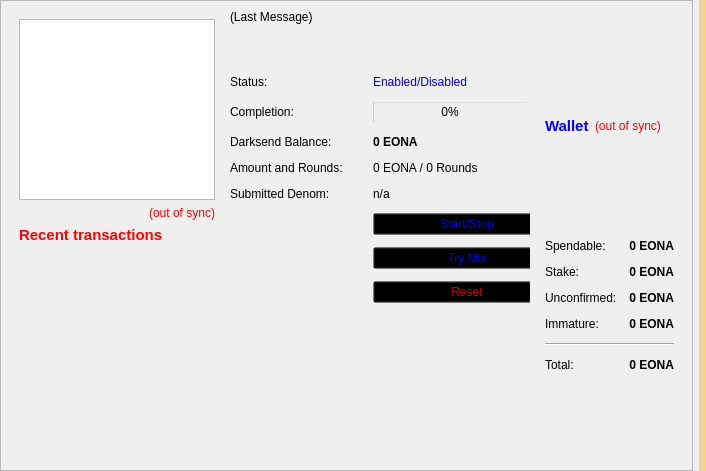
<?xml version="1.0" encoding="UTF-8"?>
<ui version="4.0">
 <class>OverviewPage</class>
 <widget class="QWidget" name="OverviewPage">
  <property name="geometry">
   <rect>
    <x>0</x>
    <y>0</y>
    <width>706</width>
    <height>471</height>
   </rect>
  </property>
  <property name="windowTitle">
   <string>Form</string>
  </property>
  <property name="styleSheet">
   <string notr="true">background-image: url(:/images/bkg);</string>
  </property>
  <layout class="QHBoxLayout" name="horizontalLayout_3">
   <property name="leftMargin">
    <number>0</number>
   </property>
   <property name="topMargin">
    <number>0</number>
   </property>
   <property name="rightMargin">
    <number>0</number>
   </property>
   <property name="bottomMargin">
    <number>0</number>
   </property>
   <item>
    <widget class="QScrollArea" name="scrollArea">
     <property name="widgetResizable">
      <bool>true</bool>
     </property>
     <widget class="QWidget" name="scrollAreaWidgetContents">
      <property name="geometry">
       <rect>
        <x>0</x>
        <y>0</y>
        <width>687</width>
        <height>469</height>
       </rect>
      </property>
      <layout class="QGridLayout" name="horizontalLayout">
       <item row="0" column="0">
        <widget class="QWidget" name="widget_2" native="true">
         <layout class="QVBoxLayout" name="verticalLayout">
          <item>
           <layout class="QVBoxLayout" name="verticalLayout_6">
            <item>
             <widget class="QTreeView" name="treeView"/>
            </item>
            <item>
             <widget class="QLabel" name="labelTransactionsStatus">
              <property name="toolTip">
               <string>The displayed information may be out of date. Your wallet automatically synchronizes with the eonagen network after a connection is established, but this process has not completed yet.</string>
              </property>
              <property name="styleSheet">
               <string notr="true">QLabel { color: red; }</string>
              </property>
              <property name="text">
               <string notr="true">&lt;html&gt;&lt;head/&gt;&lt;body&gt;&lt;p&gt;&lt;span style=&quot; color:#ff0000;&quot;&gt;(out of sync)&lt;/span&gt;&lt;/p&gt;&lt;/body&gt;&lt;/html&gt;</string>
              </property>
              <property name="alignment">
               <set>Qt::AlignRight|Qt::AlignTrailing|Qt::AlignVCenter</set>
              </property>
             </widget>
            </item>
            <item>
             <widget class="QLabel" name="label_4">
              <property name="font">
               <font>
                <pointsize>11</pointsize>
                <weight>75</weight>
                <bold>true</bold>
               </font>
              </property>
              <property name="text">
               <string>&lt;html&gt;&lt;head/&gt;&lt;body&gt;&lt;p&gt;&lt;span style=&quot; color:#ff0000;&quot;&gt;Recent transactions&lt;/span&gt;&lt;/p&gt;&lt;/body&gt;&lt;/html&gt;</string>
              </property>
             </widget>
            </item>
            <item>
             <spacer name="horizontalSpacer">
              <property name="orientation">
               <enum>Qt::Horizontal</enum>
              </property>
              <property name="sizeHint" stdset="0">
               <size>
                <width>40</width>
                <height>20</height>
               </size>
              </property>
             </spacer>
            </item>
            <item>
             <widget class="QListView" name="listTransactions">
              <property name="styleSheet">
               <string notr="true">QListView { background: transparent; }</string>
              </property>
              <property name="frameShape">
               <enum>QFrame::NoFrame</enum>
              </property>
              <property name="verticalScrollBarPolicy">
               <enum>Qt::ScrollBarAlwaysOff</enum>
              </property>
              <property name="horizontalScrollBarPolicy">
               <enum>Qt::ScrollBarAlwaysOff</enum>
              </property>
              <property name="selectionMode">
               <enum>QAbstractItemView::NoSelection</enum>
              </property>
             </widget>
            </item>
           </layout>
          </item>
         </layout>
        </widget>
       </item>
       <item row="0" column="3">
        <layout class="QVBoxLayout" name="verticalLayout_2">
         <item>
          <widget class="QWidget" name="widget" native="true">
           <layout class="QVBoxLayout" name="verticalLayout_4">
            <item>
             <layout class="QHBoxLayout" name="horizontalLayout_4">
              <item>
               <widget class="QLabel" name="label_5">
                <property name="font">
                 <font>
                  <pointsize>11</pointsize>
                  <weight>75</weight>
                  <bold>true</bold>
                 </font>
                </property>
                <property name="styleSheet">
                 <string notr="true">color: rgb(0, 0, 255);</string>
                </property>
                <property name="text">
                 <string>Wallet</string>
                </property>
               </widget>
              </item>
              <item>
               <widget class="QLabel" name="labelWalletStatus">
                <property name="toolTip">
                 <string>The displayed information may be out of date. Your wallet automatically synchronizes with the eonagen network after a connection is established, but this process has not completed yet.</string>
                </property>
                <property name="styleSheet">
                 <string notr="true">QLabel { color: red; }</string>
                </property>
                <property name="text">
                 <string notr="true">(out of sync)</string>
                </property>
                <property name="alignment">
                 <set>Qt::AlignLeading|Qt::AlignLeft|Qt::AlignVCenter</set>
                </property>
               </widget>
              </item>
              <item>
               <spacer name="horizontalSpacer_2">
                <property name="orientation">
                 <enum>Qt::Horizontal</enum>
                </property>
                <property name="sizeHint" stdset="0">
                 <size>
                  <width>40</width>
                  <height>20</height>
                 </size>
                </property>
               </spacer>
              </item>
             </layout>
            </item>
            <item>
             <layout class="QFormLayout" name="formLayout_2">
              <property name="fieldGrowthPolicy">
               <enum>QFormLayout::AllNonFixedFieldsGrow</enum>
              </property>
              <property name="horizontalSpacing">
               <number>12</number>
              </property>
              <property name="verticalSpacing">
               <number>12</number>
              </property>
              <item row="0" column="0">
               <widget class="QLabel" name="label">
                <property name="text">
                 <string>Spendable:</string>
                </property>
               </widget>
              </item>
              <item row="0" column="1">
               <widget class="QLabel" name="labelBalance">
                <property name="font">
                 <font>
                  <weight>75</weight>
                  <bold>true</bold>
                 </font>
                </property>
                <property name="cursor">
                 <cursorShape>IBeamCursor</cursorShape>
                </property>
                <property name="toolTip">
                 <string>Your current spendable balance</string>
                </property>
                <property name="text">
                 <string notr="true">0 EONA</string>
                </property>
                <property name="alignment">
                 <set>Qt::AlignRight|Qt::AlignTrailing|Qt::AlignVCenter</set>
                </property>
                <property name="textInteractionFlags">
                 <set>Qt::LinksAccessibleByMouse|Qt::TextSelectableByKeyboard|Qt::TextSelectableByMouse</set>
                </property>
               </widget>
              </item>
              <item row="1" column="0">
               <widget class="QLabel" name="label_6">
                <property name="text">
                 <string>Stake:</string>
                </property>
               </widget>
              </item>
              <item row="1" column="1">
               <widget class="QLabel" name="labelStake">
                <property name="font">
                 <font>
                  <weight>75</weight>
                  <bold>true</bold>
                 </font>
                </property>
                <property name="cursor">
                 <cursorShape>IBeamCursor</cursorShape>
                </property>
                <property name="toolTip">
                 <string>Total of coins that was staked, and do not yet count toward the current balance</string>
                </property>
                <property name="text">
                 <string notr="true">0 EONA</string>
                </property>
                <property name="alignment">
                 <set>Qt::AlignRight|Qt::AlignTrailing|Qt::AlignVCenter</set>
                </property>
                <property name="textInteractionFlags">
                 <set>Qt::LinksAccessibleByMouse|Qt::TextSelectableByKeyboard|Qt::TextSelectableByMouse</set>
                </property>
               </widget>
              </item>
              <item row="2" column="0">
               <widget class="QLabel" name="label_3">
                <property name="text">
                 <string>Unconfirmed:</string>
                </property>
               </widget>
              </item>
              <item row="2" column="1">
               <widget class="QLabel" name="labelUnconfirmed">
                <property name="font">
                 <font>
                  <weight>75</weight>
                  <bold>true</bold>
                 </font>
                </property>
                <property name="cursor">
                 <cursorShape>IBeamCursor</cursorShape>
                </property>
                <property name="toolTip">
                 <string>Total of transactions that have yet to be confirmed, and do not yet count toward the current balance</string>
                </property>
                <property name="text">
                 <string notr="true">0 EONA</string>
                </property>
                <property name="alignment">
                 <set>Qt::AlignRight|Qt::AlignTrailing|Qt::AlignVCenter</set>
                </property>
                <property name="textInteractionFlags">
                 <set>Qt::LinksAccessibleByMouse|Qt::TextSelectableByKeyboard|Qt::TextSelectableByMouse</set>
                </property>
               </widget>
              </item>
              <item row="3" column="0">
               <widget class="QLabel" name="labelImmatureText">
                <property name="text">
                 <string>Immature:</string>
                </property>
               </widget>
              </item>
              <item row="3" column="1">
               <widget class="QLabel" name="labelImmature">
                <property name="font">
                 <font>
                  <weight>75</weight>
                  <bold>true</bold>
                 </font>
                </property>
                <property name="toolTip">
                 <string>Mined balance that has not yet matured</string>
                </property>
                <property name="text">
                 <string notr="true">0 EONA</string>
                </property>
                <property name="alignment">
                 <set>Qt::AlignRight|Qt::AlignTrailing|Qt::AlignVCenter</set>
                </property>
                <property name="textInteractionFlags">
                 <set>Qt::LinksAccessibleByMouse|Qt::TextSelectableByKeyboard|Qt::TextSelectableByMouse</set>
                </property>
               </widget>
              </item>
              <item row="4" column="0" colspan="2">
               <widget class="Line" name="line">
                <property name="orientation">
                 <enum>Qt::Horizontal</enum>
                </property>
               </widget>
              </item>
              <item row="5" column="0">
               <widget class="QLabel" name="labelTotalText">
                <property name="text">
                 <string>Total:</string>
                </property>
               </widget>
              </item>
              <item row="5" column="1">
               <widget class="QLabel" name="labelTotal">
                <property name="font">
                 <font>
                  <weight>75</weight>
                  <bold>true</bold>
                 </font>
                </property>
                <property name="cursor">
                 <cursorShape>IBeamCursor</cursorShape>
                </property>
                <property name="toolTip">
                 <string>Your current total balance</string>
                </property>
                <property name="text">
                 <string notr="true">&lt;html&gt;&lt;head/&gt;&lt;body&gt;&lt;p&gt;0 EONA&lt;/p&gt;&lt;/body&gt;&lt;/html&gt;</string>
                </property>
                <property name="alignment">
                 <set>Qt::AlignRight|Qt::AlignTrailing|Qt::AlignVCenter</set>
                </property>
                <property name="textInteractionFlags">
                 <set>Qt::LinksAccessibleByMouse|Qt::TextSelectableByKeyboard|Qt::TextSelectableByMouse</set>
                </property>
               </widget>
              </item>
             </layout>
            </item>
           </layout>
          </widget>
         </item>
        </layout>
       </item>
       <item row="0" column="1">
        <widget class="QFrame" name="frameDarksend">
         <property name="sizePolicy">
          <sizepolicy hsizetype="MinimumExpanding" vsizetype="MinimumExpanding">
           <horstretch>0</horstretch>
           <verstretch>0</verstretch>
          </sizepolicy>
         </property>
         <property name="minimumSize">
          <size>
           <width>300</width>
           <height>261</height>
          </size>
         </property>
         <property name="styleSheet">
          <string notr="true">background:transparent;</string>
         </property>
         <property name="frameShape">
          <enum>QFrame::StyledPanel</enum>
         </property>
         <property name="frameShadow">
          <enum>QFrame::Raised</enum>
         </property>
         <widget class="QWidget" name="verticalLayoutWidget">
          <property name="geometry">
           <rect>
            <x>0</x>
            <y>0</y>
            <width>331</width>
            <height>305</height>
           </rect>
          </property>
          <layout class="QVBoxLayout" name="verticalLayout_5">
           <item>
            <widget class="QLabel" name="darksendStatus">
             <property name="minimumSize">
              <size>
               <width>288</width>
               <height>43</height>
              </size>
             </property>
             <property name="styleSheet">
              <string notr="true">color: rgb(0, 0, 0);</string>
             </property>
             <property name="text">
              <string>(Last Message)</string>
             </property>
             <property name="alignment">
              <set>Qt::AlignLeading|Qt::AlignLeft|Qt::AlignTop</set>
             </property>
             <property name="wordWrap">
              <bool>true</bool>
             </property>
            </widget>
           </item>
           <item>
            <layout class="QFormLayout" name="formLayout">
             <property name="fieldGrowthPolicy">
              <enum>QFormLayout::AllNonFixedFieldsGrow</enum>
             </property>
             <property name="horizontalSpacing">
              <number>30</number>
             </property>
             <property name="verticalSpacing">
              <number>12</number>
             </property>
             <item row="0" column="0">
              <widget class="QLabel" name="label_6">
               <property name="text">
                <string>Status:</string>
               </property>
              </widget>
             </item>
             <item row="0" column="1">
              <widget class="QLabel" name="darksendEnabled">
               <property name="styleSheet">
                <string notr="true">color: rgb(0, 0, 255);</string>
               </property>
               <property name="text">
                <string>Enabled/Disabled</string>
               </property>
              </widget>
             </item>
             <item row="1" column="0">
              <widget class="QLabel" name="label_7">
               <property name="styleSheet">
                <string notr="true">color: rgb(0, 0, 0);</string>
               </property>
               <property name="text">
                <string>Completion:</string>
               </property>
              </widget>
             </item>
             <item row="1" column="1">
              <widget class="QProgressBar" name="darksendProgress">
               <property name="maximumSize">
                <size>
                 <width>154</width>
                 <height>16777215</height>
                </size>
               </property>
               <property name="styleSheet">
                <string notr="true">background:transparent;</string>
               </property>
               <property name="value">
                <number>0</number>
               </property>
              </widget>
             </item>
             <item row="2" column="0">
              <widget class="QLabel" name="labelAnonymizedText">
               <property name="styleSheet">
                <string notr="true">color: rgb(0, 0, 0);</string>
               </property>
               <property name="text">
                <string>Darksend Balance:</string>
               </property>
              </widget>
             </item>
             <item row="2" column="1">
              <widget class="QLabel" name="labelAnonymized">
               <property name="font">
                <font>
                 <weight>75</weight>
                 <bold>true</bold>
                </font>
               </property>
               <property name="styleSheet">
                <string notr="true">color: rgb(0, 0, 0);</string>
               </property>
               <property name="text">
                <string>0 EONA</string>
               </property>
              </widget>
             </item>
             <item row="3" column="0">
              <widget class="QLabel" name="label_8">
               <property name="styleSheet">
                <string notr="true">color: rgb(0, 0, 0);</string>
               </property>
               <property name="text">
                <string>Amount and Rounds:</string>
               </property>
              </widget>
             </item>
             <item row="3" column="1">
              <widget class="QLabel" name="labelAmountRounds">
               <property name="styleSheet">
                <string notr="true">color: rgb(0, 0, 0);</string>
               </property>
               <property name="text">
                <string>0 EONA / 0 Rounds</string>
               </property>
              </widget>
             </item>
             <item row="4" column="0">
              <widget class="QLabel" name="label_9">
               <property name="styleSheet">
                <string notr="true">color: rgb(0, 0, 0);</string>
               </property>
               <property name="text">
                <string>Submitted Denom:</string>
               </property>
              </widget>
             </item>
             <item row="4" column="1">
              <widget class="QLabel" name="labelSubmittedDenom">
               <property name="statusTip">
                <string>The denominations you submitted to the Adrenaline Node. To mix, other users must submit the exact same denominations.</string>
               </property>
               <property name="styleSheet">
                <string notr="true">color: rgb(0, 0, 0);</string>
               </property>
               <property name="text">
                <string>n/a</string>
               </property>
              </widget>
             </item>
             <item row="9" column="1">
              <layout class="QHBoxLayout" name="horizontalLayout_2"/>
             </item>
             <item row="8" column="0">
              <layout class="QVBoxLayout" name="verticalLayout_3"/>
             </item>
             <item row="7" column="1">
              <widget class="QPushButton" name="darksendAuto">
               <property name="sizePolicy">
                <sizepolicy hsizetype="MinimumExpanding" vsizetype="Fixed">
                 <horstretch>0</horstretch>
                 <verstretch>0</verstretch>
                </sizepolicy>
               </property>
               <property name="toolTip">
                <string>Try to manually submit a Darksend request.</string>
               </property>
               <property name="styleSheet">
                <string notr="true">color: rgb(0, 0, 255);</string>
               </property>
               <property name="text">
                <string>Try Mix</string>
               </property>
              </widget>
             </item>
             <item row="5" column="1">
              <widget class="QPushButton" name="toggleDarksend">
               <property name="sizePolicy">
                <sizepolicy hsizetype="MinimumExpanding" vsizetype="Fixed">
                 <horstretch>0</horstretch>
                 <verstretch>0</verstretch>
                </sizepolicy>
               </property>
               <property name="styleSheet">
                <string notr="true">color: rgb(0, 0, 255);</string>
               </property>
               <property name="text">
                <string>Start/Stop</string>
               </property>
              </widget>
             </item>
             <item row="8" column="1">
              <widget class="QPushButton" name="darksendReset">
               <property name="sizePolicy">
                <sizepolicy hsizetype="MinimumExpanding" vsizetype="Fixed">
                 <horstretch>0</horstretch>
                 <verstretch>0</verstretch>
                </sizepolicy>
               </property>
               <property name="toolTip">
                <string>Reset the current status of Darksend (can interrupt Darksend if it's in the process of Mixing, which can cost you money!)</string>
               </property>
               <property name="autoFillBackground">
                <bool>false</bool>
               </property>
               <property name="styleSheet">
                <string notr="true">color: rgb(217, 0, 7);</string>
               </property>
               <property name="text">
                <string>Reset</string>
               </property>
              </widget>
             </item>
            </layout>
           </item>
          </layout>
         </widget>
        </widget>
       </item>
      </layout>
     </widget>
    </widget>
   </item>
   <item>
    <widget class="QLabel" name="labelAlerts">
     <property name="visible">
      <bool>true</bool>
     </property>
     <property name="styleSheet">
      <string notr="true">background-color: qlineargradient(x1: 0, y1: 0, x2: 1, y2: 0, stop:0 #F0D0A0, stop:1 #F8D488);  color:#000000
</string>
     </property>
     <property name="wordWrap">
      <bool>true</bool>
     </property>
     <property name="margin">
      <number>3</number>
     </property>
    </widget>
   </item>
  </layout>
 </widget>
 <resources/>
 <connections/>
</ui>
